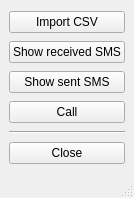
<?xml version="1.0" encoding="UTF-8"?>
<ui version="4.0">
 <class>MainWindow</class>
 <widget class="QMainWindow" name="MainWindow">
  <property name="geometry">
   <rect>
    <x>0</x>
    <y>0</y>
    <width>119</width>
    <height>198</height>
   </rect>
  </property>
  <property name="windowTitle">
   <string>Anna's Phone Booth</string>
  </property>
  <widget class="QWidget" name="centralwidget">
   <layout class="QVBoxLayout" name="verticalLayout_2">
    <item>
     <widget class="QPushButton" name="btn_import_csv">
      <property name="text">
       <string>Import CSV</string>
      </property>
     </widget>
    </item>
    <item>
     <widget class="QPushButton" name="btn_show_sms">
      <property name="text">
       <string>Show received SMS</string>
      </property>
     </widget>
    </item>
    <item>
     <widget class="QPushButton" name="btn_sent_sms">
      <property name="text">
       <string>Show sent SMS</string>
      </property>
     </widget>
    </item>
    <item>
     <widget class="QPushButton" name="btn_call">
      <property name="text">
       <string>Call</string>
      </property>
     </widget>
    </item>
    <item>
     <widget class="Line" name="line">
      <property name="orientation">
       <enum>Qt::Horizontal</enum>
      </property>
     </widget>
    </item>
    <item>
     <widget class="QPushButton" name="btn_close">
      <property name="text">
       <string>Close</string>
      </property>
     </widget>
    </item>
   </layout>
  </widget>
  <widget class="QMenuBar" name="menubar">
   <property name="geometry">
    <rect>
     <x>0</x>
     <y>0</y>
     <width>119</width>
     <height>21</height>
    </rect>
   </property>
  </widget>
  <widget class="QStatusBar" name="statusbar"/>
 </widget>
 <resources/>
 <connections/>
</ui>
